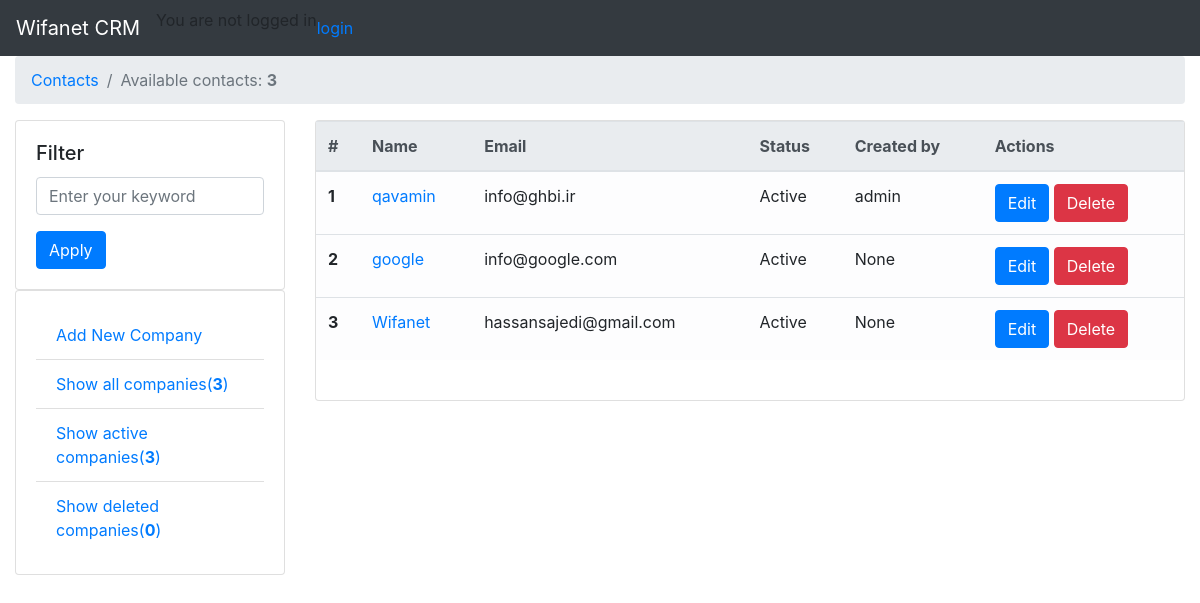
The app's page /companies/, older data.
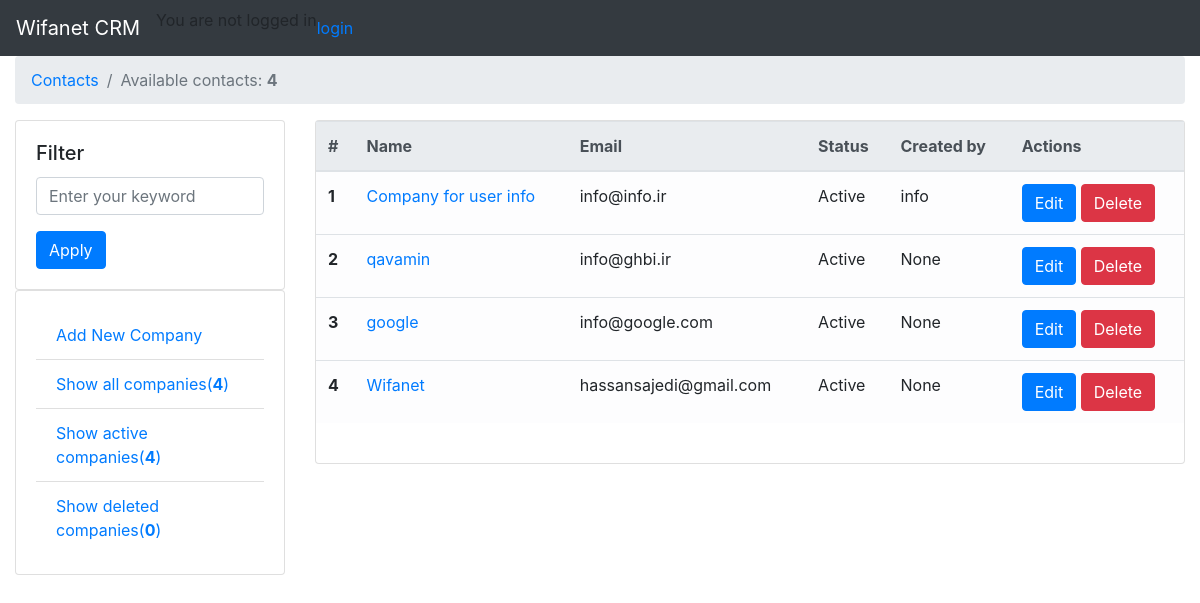
The same page, newer data.
### companies/models.py (models this page shows, shortened)
class Company(models.Model):
    name = models.CharField(_("Company name"), max_length=255)
    manager_name = models.CharField(_("Company manager name"), null=True, max_length=255)
    website = models.URLField(null=True)
    email = models.EmailField(null=True)
    phone = PhoneNumberField(null=True)
    address = models.CharField(max_length=255, null=True)
    description = models.TextField(blank=True, null=True)
    created_by = models.ForeignKey(User, related_name='company_created_by', on_delete=models.SET_NULL, null=True)
    createdon = models.DateTimeField(_("Created on"), auto_now_add=True)
    is_active = models.BooleanField(default=True)
    deleted = models.BooleanField(null=True, default=False)
    uuid = ShortUUIDField(null=True, unique=True)
    objects = CompanyManager()
    class Meta:
        ordering = ['-createdon']

### users/models.py (models this page shows)
class User(AbstractUser):
    class Meta:
        db_table = 'auth_user'
    '''
    (<django.db.models.fields.AutoField: id>,
    <django.db.models.fields.CharField: password>,
    <django.db.models.fields.DateTimeField: last_login>,
    <django.db.models.fields.BooleanField: is_superuser>,
    <django.db.models.fields.CharField: username>,
    <django.db.models.fields.CharField: first_name>,
    <django.db.models.fields.CharField: last_name>,
    <django.db.models.fields.EmailField: email>,
    <django.db.models.fields.BooleanField: is_staff>,
    <django.db.models.fields.BooleanField: is_active>,
    <django.db.models.fields.DateTimeField: date_joined>)
    '''

### companies/views.py (the view)
# urls.py: path(r'', show, name='list'),
def show(request):
    companies = Company.objects.all()
    active_count = companies.filter(is_active=True).__len__()
    deleted_count = Company.objects.filter(deleted=True).__len__()
    show_deleted = (request.GET.get('show_deleted'))
    if show_deleted == 'true':
        deleted_companies = Company.objects.filter(deleted=True)
        return render(request, "companies/show.html", {'companies': deleted_companies,
                                                       'active_count': active_count,
                                                       'deleted_count': deleted_count})
    show_active = (request.GET.get('show_active'))
    if show_active == 'true':
        show_active = companies.filter(is_active=True, deleted=False)
        return render(request, "companies/show.html", {'companies': show_active,
                                                       'active_count': active_count,
                                                       'deleted_count': deleted_count})
    return render(request, "companies/show.html", {'companies': companies,
                                                   'active_count': active_count,
                                                   'deleted_count': deleted_count})

### companies/models.py (called while the page is built)
    def active(self):
        return self.filter(is_active=True, deleted=False)

    def get_queryset(self):
        return CompanyQuerySet(self.model, using=self._db)

    def all(self):
        return self.get_queryset().active()

### companies/templates/companies/show.html (shortened to what this page needs)
{% extends 'companies/index.html' %}
{% block page_title %}
    <ol class="breadcrumb">
        <li class="breadcrumb-item"><a href="{% url 'companies:list' %}">Contacts</a></li>
        <li class="breadcrumb-item active">Available contacts: <span class="alert-link">{{ companies|length }}</span>
        </li>
    </ol>
{% endblock %}
{% block sub_content %}
    <table class="table table-light">
        <thead class="thead-light">
        <tr>
            <th scope="col">#</th>
            <th scope="col">Name</th>
            <th scope="col">Email</th>
            <th scope="col">Status</th>
            <th scope="col">Created by</th>
            <th scope="col">Actions</th>
        </tr>
        </thead>
        <tbody>
        {% for row in companies %}
            <tr>
                <th scope="row">{{ forloop.counter }}</th>
                <td>
                    <a href="{% url 'companies:detail' id=row.id %}">{{ row.name }}</a>
                </td>
                <td>{{ row.email }}</td>
                <td>
                    {% if row.is_active %}
                        Active
                    {% else %}
                        Deactive
                    {% endif %}
                </td>
                <td>{{ row.created_by }}</td>
                <td>
                    <button type="button" class="btn btn-primary" data-toggle="modal"
                            data-target="#exampleModal">
                        Edit
                    </button>
                    <a href="{% url 'companies:delete' id=row.id %}" class="btn btn-danger">Delete</a>
                </td>
            </tr>
        {% endfor %}
        </tbody>
    </table>
    <br>
{% endblock %}

Row changes from the older to the newer data that the page shows:
added Company: name "Company for user info", email "info@info.ir", is_active "Active", created_by "info"
changed Company "qavamin": created_by "admin" → "None"
Text that changed along with them:
{{ companies|length }}: "3" → "4"
{{ active_count }}: "3" → "4"
